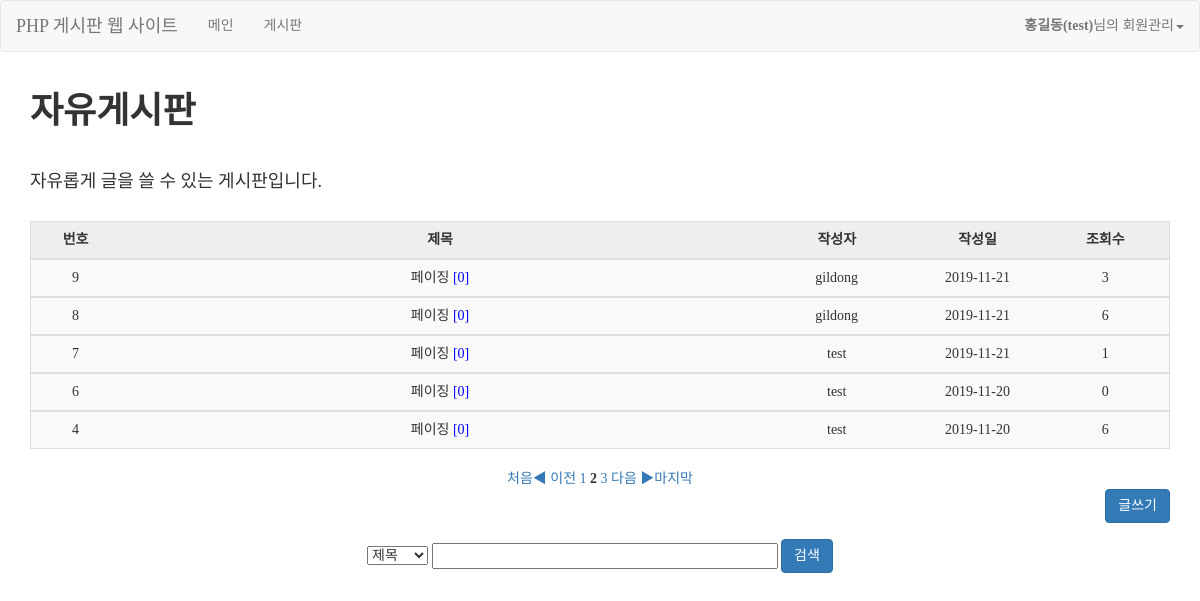
The page /gimal/list.php?page=2 (signed in) on the database its author committed.
### tables this page shows
CREATE TABLE `board` (
  `idx` int(11) NOT NULL,
  `name` varchar(100) NOT NULL,
  `pw` varchar(100) NOT NULL,
  `title` varchar(100) NOT NULL,
  `content` text NOT NULL,
  `date` date NOT NULL,
  `hit` int(11) NOT NULL,
  `lock_post` int(11) NOT NULL
);

### gimal/db/db_con.php (called while the page is built)
<?php
	$db_id="root";
	$db_pw="";
	$db_name="bbs";
	$db_domain="localhost";
	$db=mysqli_connect($db_domain,$db_id,$db_pw,$db_name);
	function mq($sql){
		global $db;
		return $db->query($sql);
	}
?>

### gimal/list.php (the view, shortened to what this page needs)
<?php
	include_once "./config.php";
	include_once "./db/db_con.php";
	if (isset($_GET["page"]))
		$page = $_GET["page"];
	else
		$page = 1;
?>
<!DOCTYPE html>
<html>
	<head>
		<?php include_once "./fragments/head.php";?>
	</head>
	<body>
		<nav class="navbar navbar-default">
			<?php include_once "./fragments/header.php";?>
		</nav>
		<div class="container">
			<div id="board_area">
			  <h1><b>자유게시판</b></h1><br>
			  <h4>자유롭게 글을 쓸 수 있는 게시판입니다.</h4><br>
			  <table class="table table-striped" style="text-align: center; border: 1px solid #ddddda">
			  	<tr>
					<th style="background-color: #eeeeee; text-align: center;">번호</th>
					<th style="background-color: #eeeeee; text-align: center;">제목</th>
					<th style="background-color: #eeeeee; text-align: center;">작성자</th>
					<th style="background-color: #eeeeee; text-align: center;">작성일</th>
					<th style="background-color: #eeeeee; text-align: center;">조회수</th>
			    </tr>
			    <?php
			    	$sql = mq("select
			    					*
			    			   from
			    					board
			    			");
			    	$total_record = mysqli_num_rows($sql);
			    	$list = 5;
			  		$block_cnt = 5;
			  		$block_num = ceil($page / $block_cnt);
			  		$block_start = (($block_num - 1) * $block_cnt) + 1;
			    	$block_end = $block_start + $block_cnt - 1;
			    	$total_page = ceil($total_record / $list);
			    	if($block_end > $total_page){
			    		$block_end = $total_page;
			    	}
			    	$page_start = ($page - 1) * $list;
			    	$sql2 = mq("select
			    					*
			    				from
			    					board
			    				order by
			    					idx desc limit $page_start, $list
			    			");
			    	while($board = $sql2->fetch_array()){
			    		$title=$board["title"];
			    		$sql3 = mq("select
			    						*
			    				    from
			    						reply
			    					where
			    						con_num='".$board['idx']."'
			    				");
			    		$rep_count = mysqli_num_rows($sql3);
			    ?>
			      <tbody>
			      	<tr>
			          <td width="70"><?=$board['idx']; ?></td>
			          <td width="500">
			          <?php
			          	$lockimg="<img src='./img/lock.png' alt='lock' title='lock' width='18' height='18'>";
			          	if($board['lock_post']=="1"){
			          ?>
			          		<span class="lock_check" style="cursor:pointer" data-action="./read.php?idx="
			          		data-check=<?=$role ?> data-idx="<?=$board['idx']?>" ><?=$title?> <?=$lockimg?></span>
			          <?php
			          	}else{
			          ?>
			          		<span class="read_check" style="cursor:pointer" data-action="./read.php?idx=<?=$board['idx']?>" ><?=$title?></span>
			          		<span style="color:blue;">[<?=$rep_count?>]</span></td>
			          <?php
			          	}
			          ?>
			          <td width="120"><?=$board['name'];?></td>
			          <td width="100"><?=$board['date'];?></td>
			          <td width="100"><?=$board['hit']; ?></td>
			        </tr>
			      </tbody>
			      <?php } ?>
			    </table>
			    <div id="page_num" style="text-align: center;">
			    	<?php
				    	if ($page <= 1){
				    	} else {
				    		echo "<a href='list.php?page=1'>처음</a>";
				    	}
				    	if ($page <= 1){
				    	} else {
				    		$pre = $page - 1;
				    		echo "<a href='list.php?page=$pre'>◀ 이전 </a>";
				    	}
				    	for($i = $block_start; $i <= $block_end; $i++){
				    		if($page == $i){
				    			echo "<b> $i </b>";
				    		} else {
				    			echo "<a href='list.php?page=$i'> $i </a>";
				    		}
				    	}
				    	if($page >= $total_page){
				    	} else {
				    		$next = $page + 1;
				    		echo "<a href='list.php?page=$next'> 다음 ▶</a>";
				    	}
				    	if($page >= $total_page){
				    	} else {
				    		echo "<a href='list.php?page=$total_page'>마지막</a>";
				    	}
					?>
				</div>
			    <div id="write_btn">
			      <a href="write.php"><button class="btn btn-primary pull-right" >글쓰기</button></a>
			    </div>
			  <div id="search_box" style="text-align: center; padding-top: 50px;">
			  	<form action="search_result.php" method="get">
			  		<select name="category">
			  			<option value="title">제목</option>
			  		</select>
			  		<input type="text" name="search" size="40" required="required">
			  			<button class="btn btn-primary">검색</button>
			  	</form>
			  </div>
		  </div>
		</div>
	</body>
</html>

### gimal/css/custom.css (style rules this page uses)
* { font-family : "Nanum Gothic"; }
h1 { font-family : "Hanna"; }

### rows shown on the page
board: idx "9", title "페이징", rep_count "0", name "gildong", date "2019-11-21", hit "3"
board: idx "8", title "페이징", rep_count "0", name "gildong", date "2019-11-21", hit "6"
board: idx "7", title "페이징", rep_count "0", name "test", date "2019-11-21", hit "1"
board: idx "6", title "페이징", rep_count "0", name "test", date "2019-11-20", hit "0"
board: idx "4", title "페이징", rep_count "0", name "test", date "2019-11-20", hit "6"

### other values the page prints
$logged "홍길동(test)"
